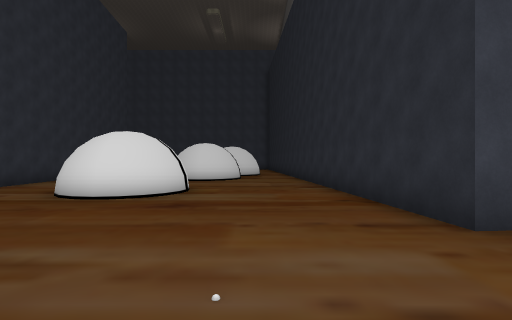
view 1 (above)

14 first-person views from a walk through a Unity game level. The camera is 1.4 m above the floor, looks level and sees 85° across. The floor is counted in squares, 1.8 m on a side. Each view is taken from the middle of a square. On the plan, view 1 faces up. The plan holds only what a view shows up to about 10 squares ahead; the rest is blank. The place goes on beyond the plan. The player is left out. Some animated figures are not drawn. Some surface patterns are stand-ins.

view 2
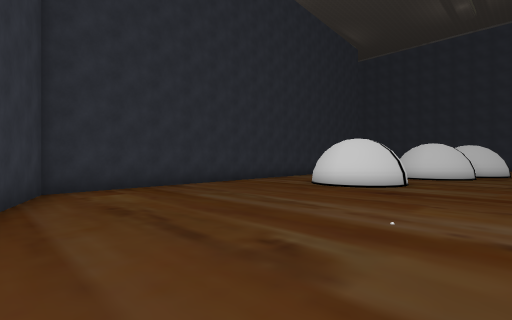

view 3
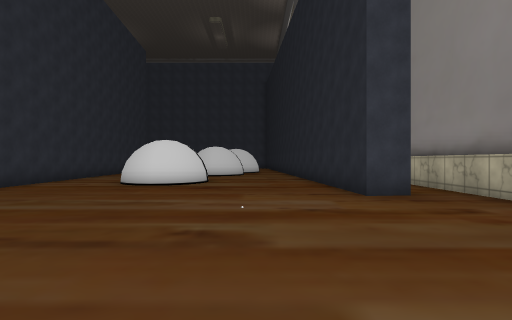

view 4
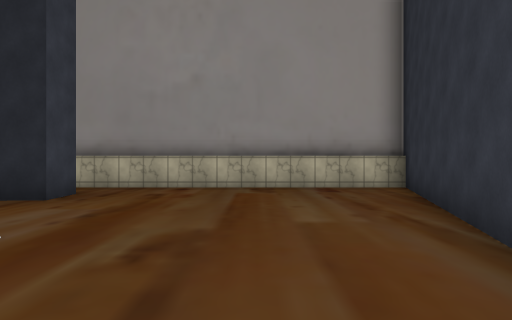

view 5
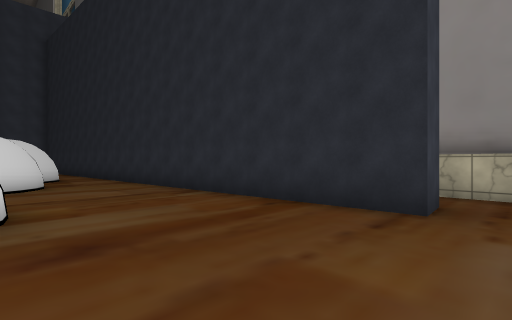

view 6
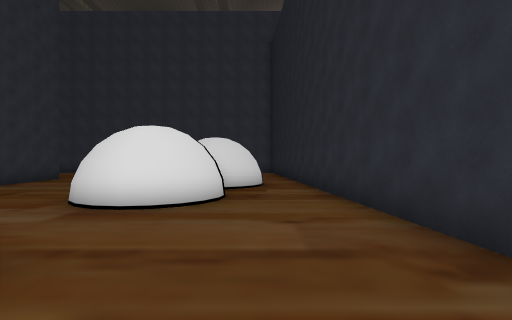

view 7
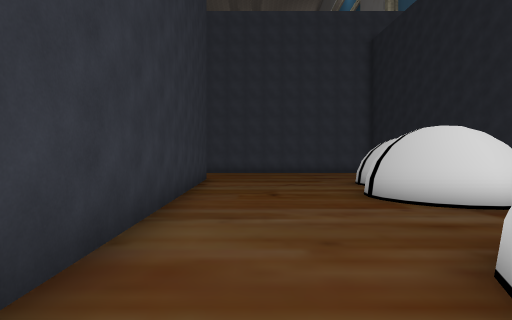

view 8
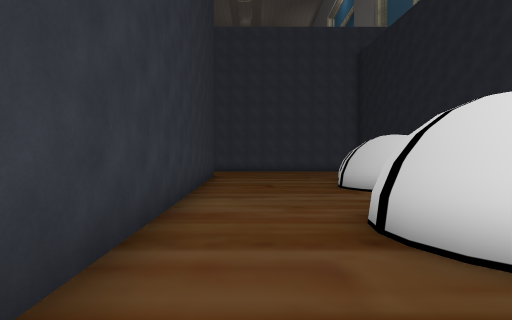

view 9
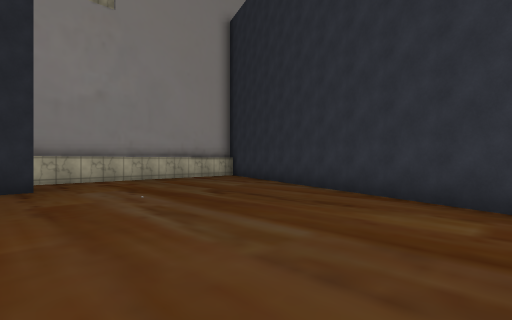

view 10
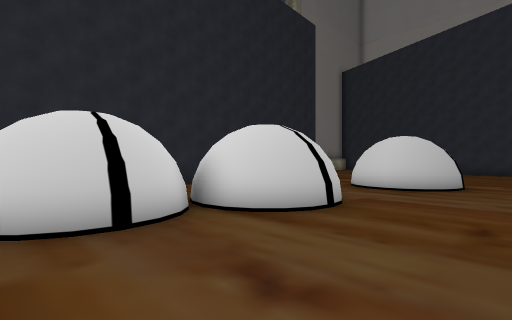

view 11
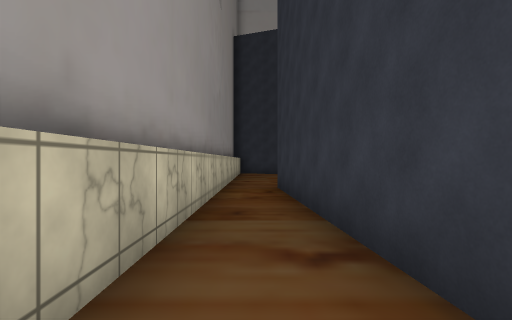

view 12
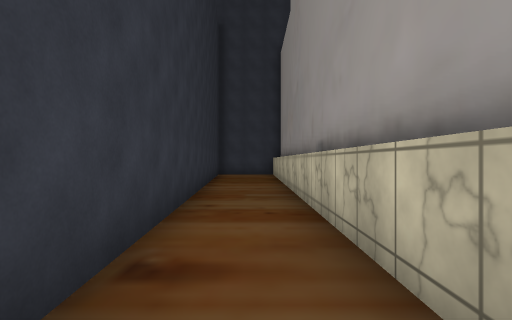

view 13
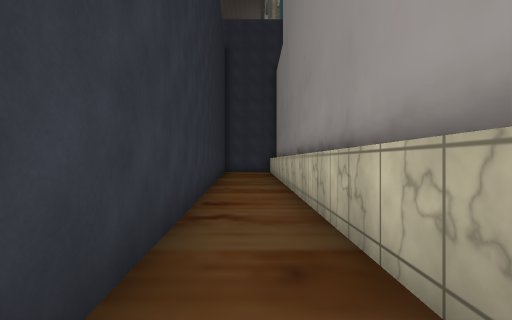

view 14
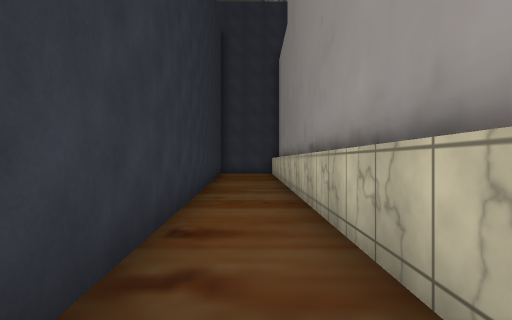

### Floor plan
Key: @ floor where view 1 was taken; # wall or solid block; . floor.
Columns run from 8 left of view 1 to 5 right of it. Each row starts with its distance up from view 1.
 16 #.....#  .#..#
 15 #.....###.#..#
 14 #.....###.#..#
 13 #....###..#..#
 12 #....###..##.#
 11 #....###..##.#
 10 #.........##.#
  9 #.........##.#
  8 #...###...##.#
  7 #...###...##.#
  6 ##..###...##.#
  5  #........##.#
  4  #.........#.#
  3  #...........#
  2  #...........#
  1  #...........#
  0  #......@....#
 -1  ##..........#
 -2   ###........#
 -3     ####.....#
 -4        ####..#
 -5           ####

Where each view was taken, in squares from view 1:
view 1: 0 up, 0 right, facing up
view 2: 2 down, 1 right, facing up-left
view 3: 3 down, 0 right, facing up
view 4: 1 down, 3 left, facing right
view 5: 2 up, 2 left, facing up-right
view 6: 6 up, 0 right, facing up
view 7: 6 up, 6 left, facing up
view 8: 4 up, 6 left, facing up
view 9: 4 up, 6 left, facing down-right
view 10: 16 up, 6 left, facing down-right
view 11: 11 up, 4 right, facing down
view 12: 8 up, 4 right, facing up
view 13: 5 up, 4 right, facing up
view 14: 7 up, 4 right, facing up
